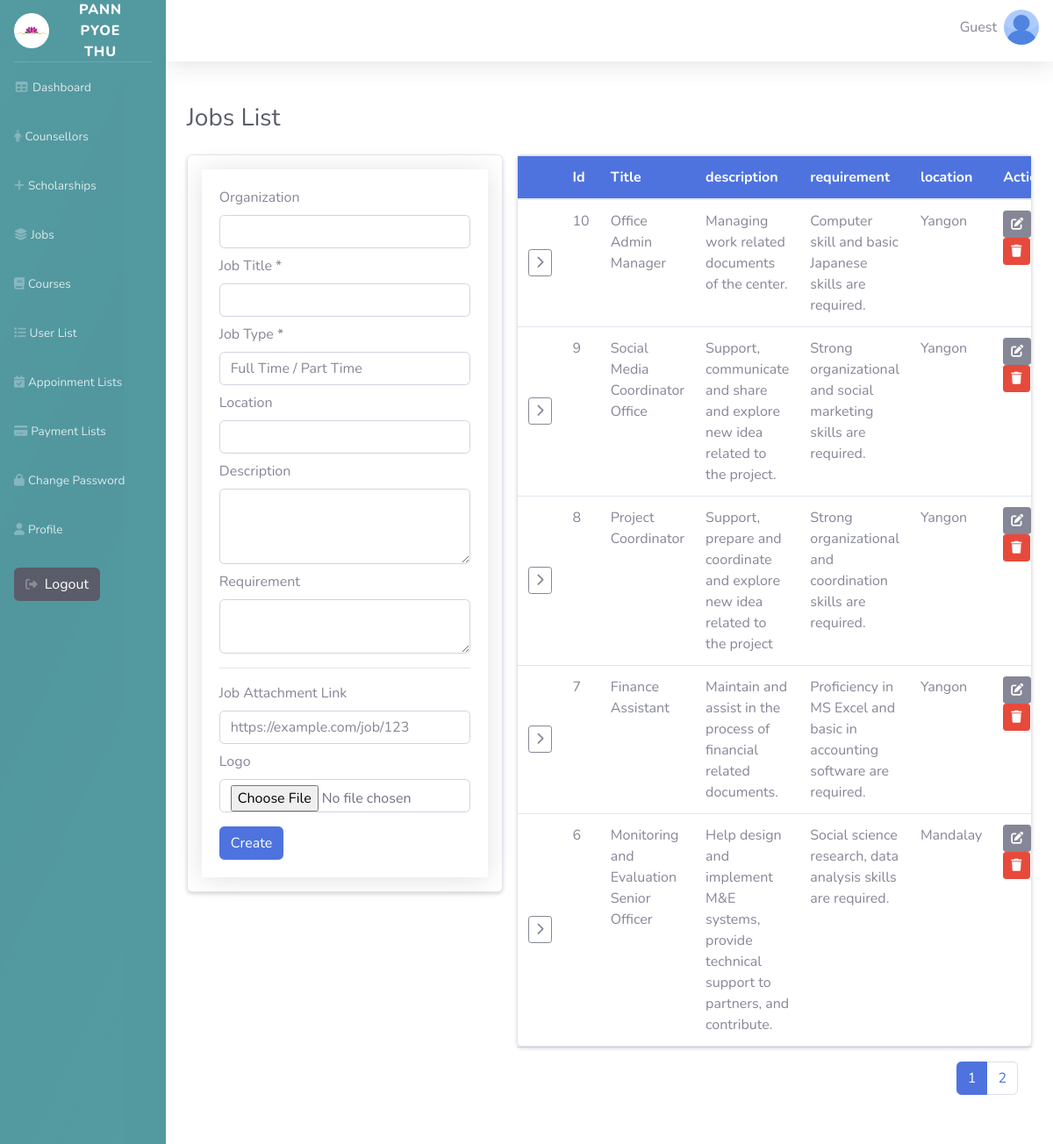
Page /Admin/Jobs/list.php on the committed database.
### tables this page shows
CREATE TABLE `job_tbl` (
  `job_id` int(11) NOT NULL,
  `job_title` varchar(100) NOT NULL,
  `description` text DEFAULT NULL,
  `requirement` varchar(225) DEFAULT NULL,
  `location` varchar(100) DEFAULT NULL,
  `posted_date` date DEFAULT NULL,
  `job_type` enum('Full Time','Part Time') NOT NULL,
  `org_name` varchar(100) DEFAULT NULL,
  `job_attachment` varchar(255) DEFAULT NULL,
  `imglogo_url` varchar(225) DEFAULT NULL
);

### Admin/Jobs/list.php (the view, shortened to what this page needs)
<?php
include '../database/db_connection.php';
$limit = 5;
$page  = max(1, (int) ($_GET['page'] ?? 1));
$offset = ($page - 1) * $limit;
$totalStmt = $pdo->query("SELECT COUNT(*) FROM job_tbl");
$total = (int) $totalStmt->fetchColumn();
$totalPages = (int) ceil($total / $limit);
$stmt = $pdo->prepare("SELECT * FROM job_tbl ORDER BY job_id DESC LIMIT :limit OFFSET :offset");
$stmt->bindValue(':limit', $limit, PDO::PARAM_INT);
$stmt->bindValue(':offset', $offset, PDO::PARAM_INT);
$stmt->execute();
$jobs = $stmt->fetchAll(PDO::FETCH_ASSOC);
?>
                   <div class="container-fluid py-4">
                    <div class="d-sm-flex align-items-center justify-content-between mb-4">
                        <h1 class="h3 mb-0 text-gray-800">Jobs List</h1>
                    </div>
                     <div class="no-wrap-row">
        <div class="form-col">
          <div class="card form-card shadow-sm">
                             <div class="card-body p-3">
                              <div class="card-body shadow">
           <form action="" method="post" enctype="multipart/form-data">
            <div class="mb-2">
              <label class="form-label">Organization</label>
              <input name="org_name" class="form-control" value="<?= htmlspecialchars($org_name ?? '') ?>">
            </div>
            <div class="mb-2">
              <label class="form-label">Job Title *</label>
              <input name="job_title" class="form-control" value="<?= htmlspecialchars($job_title ?? '') ?>" required>
            </div>
            <div class="mb-2">
              <label class="form-label">Job Type *</label>
              <input name="job_type" class="form-control" placeholder="Full Time / Part Time" value="<?= htmlspecialchars($job_type ?? '') ?>" required>
            </div>
            <div class="mb-2">
              <label class="form-label">Location</label>
              <input name="location" class="form-control" value="<?= htmlspecialchars($location ?? '') ?>">
            </div>
            <div class="mb-2">
              <label class="form-label">Description</label>
              <textarea name="description" class="form-control" rows="3"><?= htmlspecialchars($description ?? '') ?></textarea>
            </div>
            <div class="mb-2">
              <label class="form-label">Requirement</label>
              <textarea name="requirement" class="form-control" rows="2"><?= htmlspecialchars($requirement ?? '') ?></textarea>
            </div>
            <hr>
            <div class="mb-2">
              <label class="form-label">Job Attachment Link </label>
              <input type="url" name="job_attachment" class="form-control" placeholder="https://example.com/job/123" value="<?= htmlspecialchars($job_attachment_input ?? '') ?>">
            </div>
             <div class="mb-3">
                                          <label>Logo</label>
                                          <input type="file" name="imglogo_file" accept="image/*" class="form-control">
                                        </div>
            <button type="submit" name="create"  class="btn btn-primary">Create</button>
          </form>
        </div>
      </div>
    </div>
              </div>
        <div class="table-col">
          <div class="card shadow-sm">
            <div class="card-body p-0">
  <div class="table-responsive">
    <table class="table table-hover mb-0 shadow-sm">
      <thead class="bg-primary text-white">
        <tr>
           <th style="width:40px"></th>
          <th>Id</th>
          <th>Title</th>
          <th>description</th>
          <th>requirement</th>
          <th>location</th>
           <th style="width:120px">Actions</th>
        </tr>
      </thead>
      <tbody>
      <?php foreach ($jobs as $j): ?>
  <tr class="main-row" data-id="<?= (int)$j['job_id'] ?>">
      <td class="text-center align-middle">
                        <button type="button" class="btn btn-sm btn-outline-secondary toggle-btn" aria-expanded="false" title="Show details">
                            <i class="fa-solid fa-chevron-right"></i>
                        </button>
                    </td>
    <td><?= (int)$j['job_id'] ?></td>
    <td><?= htmlspecialchars($j['job_title']) ?></td>
    <td><?= nl2br(htmlspecialchars($j['description'] ?? '')) ?></td>
    <td><?= nl2br(htmlspecialchars($j['requirement'] ?? '')) ?></td>
    <td><?= htmlspecialchars($j['location']) ?></td>
    <td>
      <a href="edit.php?job_id=<?= $j['job_id'] ?>" class="btn btn-sm btn-secondary">
        <i class="fa-solid fa-pen-to-square"></i>
      </a>
      <button class="btn btn-sm btn-danger" onclick="confirmDelete(<?= (int)$j['job_id'] ?>)">
        <i class="fa-solid fa-trash"></i>
      </button>
    </td>
  </tr>
<?php endforeach; ?>
      </tbody>
        </table>
      </div>
          </div>
          </div>
              <div class="p-3 border-top">
                        <nav>
                                    <ul class="pagination justify-content-end">
                                    <?php for ($p = 1; $p <= $totalPages; $p++): ?>
                                        <li class="page-item <?php echo $p === $page ? 'active' : ''?>">
                                        <a class="page-link" href="?page=<?php echo $p?>"><?php echo $p?></a>
                                        </li>
                                    <?php endfor; ?>
                                    </ul>
                                </nav>
                                    </div>
        </div>
      </div>
    </div>
</div>
<?php
    require '../layouts/master.php';
?>

### Admin/Jobs/list.php (style rules this page uses)
.no-wrap-row { display:flex; flex-wrap:nowrap; gap:1rem; align-items:flex-start; }
.form-col { flex:0 0 360px; max-width:440px; min-width:260px; }
.table-col { flex:1 1 0; min-width:0; }
.table-col .table-responsive { overflow-x:auto; }
.card.form-card { height:100%; }
.table thead th { white-space:nowrap; }

### rows in the picture
job_tbl: job_id "10", job_title "Office Admin Manager", description "Managing work related documents of the center.", requirement "Computer skill and basic Japanese skills are required.", location "Yangon"
job_tbl: job_id "9", job_title "Social Media Coordinator Office", description "Support, communicate and share and explore new idea related to the project.", requirement "Strong organizational and social marketing skills are required.", location "Yangon"
job_tbl: job_id "8", job_title "Project Coordinator", description "Support, prepare and coordinate and explore new idea related to the project", requirement "Strong organizational and coordination skills are required.", location "Yangon"
job_tbl: job_id "7", job_title "Finance Assistant", description "Maintain and assist in the process of financial related documents.", requirement "Proficiency in MS Excel and basic in accounting software are required.", location "Yangon"
job_tbl: job_id "6", job_title "Monitoring and Evaluation Senior Officer", description "Help design and implement M&E systems, provide technical support to partners, and contribute.", requirement "Social science research, data analysis skills are required.", location "Mandalay"
